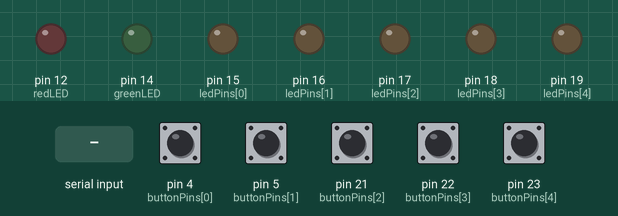
The sketch below on a simulated Arduino Mega 2560, built with avr-gcc and run on an emulated ATmega2560. Parts: output pins drawn as LEDs (lit = HIGH). Dashed ring = blinking. The test bench sets the inputs (shaded band); at power-on: pin 4 (buttonPins[0]), pin 5 (buttonPins[1]), pin 21 (buttonPins[2]), pin 22 (buttonPins[3]), pin 23 (buttonPins[4]) HIGH. What the sketch prints to the serial monitor is not drawn.

Above: at 1.2 s.
1.3 s: "1\n" received over Serial
At 3.2 s:
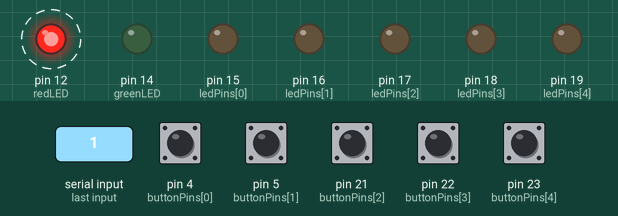
6.8 s: "0\n" received over Serial
At 7.5 s:
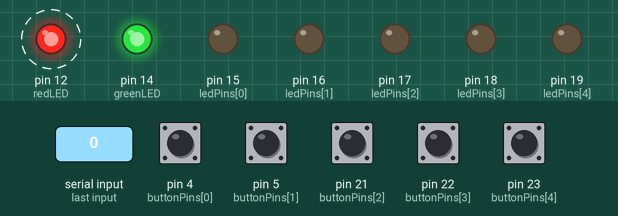
9.8 s: "2\n" received over Serial
At 11.1 s:
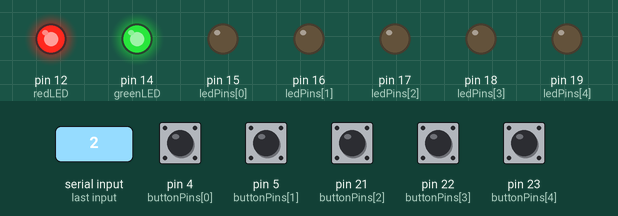
12.8 s: byte 10 ('\n') received over Serial
At 16.1 s:
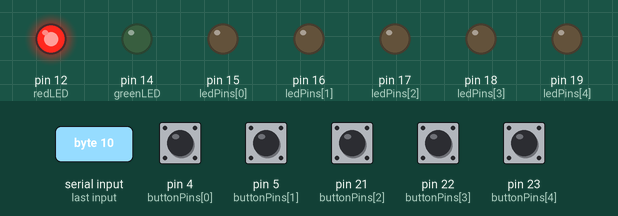
Timing chart, 0 to 16.8 s (numbered marks = the images above; inputs shaded):
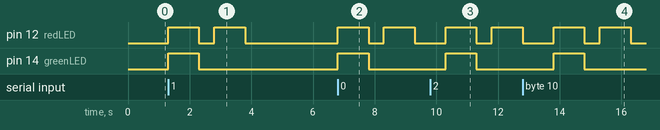

The sketch:

buttonsWORKING.ino
```cpp
// Tested with Adesso NuScan 5200TU
// Jonah Kelley

int greenLED = 14;
int redLED = 12;
const int ledPins[] = {15, 16, 17, 18, 19};
const int buttonPins[] = {4, 5, 21, 22, 23};
const int numLeds = sizeof(ledPins) / sizeof(ledPins[0]);
int buttonState[numLeds];
String barcode = "";

struct KitConfig {
  String serial;
  bool leds[numLeds];
};

KitConfig kitConfigs[] = {
  { "123456", { true, true, true, true, true }},
  { "55555P", { true, false, false, true, false }}
};

const int numKits = sizeof(kitConfigs) / sizeof(kitConfigs[0]);

void setup() {
  pinMode(greenLED, OUTPUT);
  pinMode(redLED, OUTPUT);
  for (int i = 0; i < numLeds; i++){
    pinMode(ledPins[i], OUTPUT);
    pinMode(buttonPins[i], INPUT_PULLUP);
  }
  Serial.begin(115200); // initialize, change to 115200 according to YT video?
}

void loop() {
  if (Serial.available()) { // check if there is serial input
    char num = Serial.read(); // read serial input
    if (isAlphaNumeric(num)) { // if barcode is alphanumeric
      barcode += num;
    }
    if (num == '\n') {
      digitalWrite(greenLED, HIGH); // turn on LED
      digitalWrite(redLED, HIGH);
      delay(1000);
      digitalWrite(greenLED, LOW); // turn off LED
      digitalWrite(redLED, LOW);
      delay(500);

      Serial.print("Recieved: ");
      Serial.println(barcode);
      Serial.print("SLOC: ");
      // for (int i = 0; i < numLeds; i++){
      //   Serial.println()
      // }

      processBarcode(barcode);
      barcode = "";
    }
  }

  for (int i = 0; i < numLeds; i++){
    if (digitalRead(buttonPins[i]) == LOW){
      if (buttonState[i] == 0){
        digitalWrite(ledPins[i], LOW);
        Serial.print("Materials consumed from GTIN ");
        Serial.println(ledPins[i]);
        buttonState[i] = 1; // Displays message only once if button is pressed, but can be pressed for unlit LEDs, rework but may be functional in reality (ie going to other SLOCs w same materials that arent lit)
        delay(750); // to not print consumed message at refresh rate
      }
    }
  }
}

void processBarcode(const String& barcode) {
  bool kitFound = false;
  for (int i = 0; i < numKits; i++) {
    if (barcode == kitConfigs[i].serial) {
      lightUpKitComponents(kitConfigs[i]);
      kitFound = true;
      break;
    }
  }
  if (kitFound == false) {
    turnOffAllLeds();
    digitalWrite(redLED, HIGH); // turn on red LED for invalid barcode
    delay(1000);
    digitalWrite(redLED, LOW); // turn off red LED
    delay(1000);
    //turnOffAllLeds();
  } else {
    digitalWrite(greenLED, HIGH); // turn on green LED for valid barcode
    delay(1000);
    digitalWrite(greenLED, LOW); // turn off green LED
    delay(1000);
    //delay(4000);
    //turnOffAllLeds();
  }
}

void lightUpKitComponents(const KitConfig& kitConfig) {
  for (int i = 0; i < numLeds; i++) {
    digitalWrite(ledPins[i], kitConfig.leds[i] ? HIGH : LOW);
  }
}

void turnOffAllLeds() {
  for (int i = 0; i < numLeds; i++) {
    digitalWrite(ledPins[i], LOW);
  }
}
```

Measured:
- after the input at 1.3 s, pin 12 (redLED): alternates HIGH for 1.0 s and LOW for 0.50 s, 4 changes in all, then stays LOW, starting at once; pin 14 (greenLED): LOW → HIGH at once, → LOW 1.0 s later
- after the input at 6.8 s, pin 12 (redLED): alternates HIGH for 1.0 s and LOW for 0.50 s, starting at once; pin 14 (greenLED): LOW → HIGH at once, → LOW 1.0 s later
- after the input at 9.8 s, pin 12 (redLED): LOW → HIGH after 0.50 s, → LOW 1.0 s later, → HIGH 0.50 s later; pin 14 (greenLED): LOW → HIGH after 0.50 s, → LOW 1.0 s later
- after the input at 12.8 s, pin 14 (greenLED): LOW → HIGH after 1.0 s, → LOW 1.0 s later
